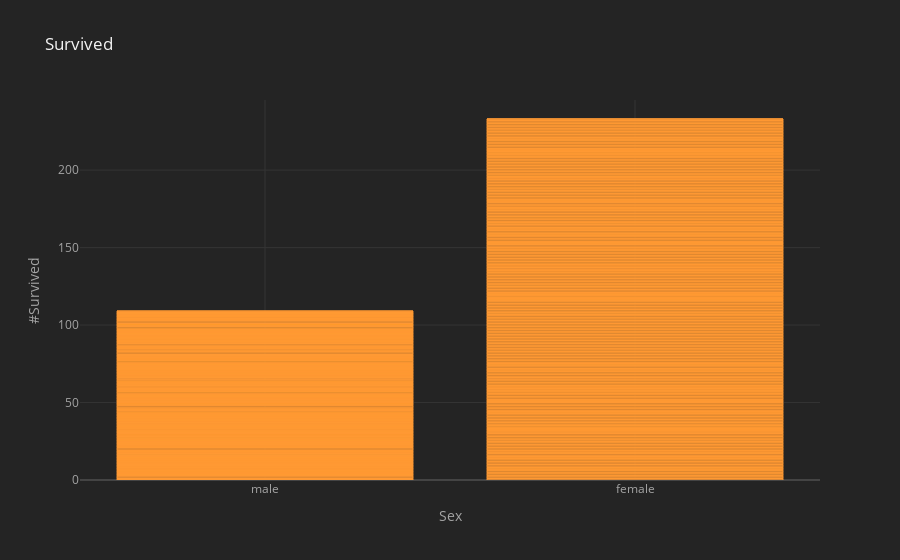

Notebook source saved alongside this figure:
### Code cell
titanic.iplot(kind = 'bar', x = 'sex', y = 'survived', title = 'Survived', xTitle='Sex', yTitle='#Survived')

### Figure 1 — Plotly figure (JSON) as saved in the notebook; plotly's stock layout.template omitted (floating-point values rounded to 4 significant figures; data arrays with more than 128 entries replaced by an {"elided": "..."} marker saying what was removed)
{"data": [{"marker": {"color": "rgba(255, 153, 51, 0.6)", "line": {"color": "rgba(255, 153, 51, 1.0)", "width": 1}}, "name": "survived", "orientation": "v", "text": "", "type": "bar", "x": {"elided": "891 str values"}, "y": {"elided": "891 int values"}}], "layout": {"legend": {"bgcolor": "#242424", "font": {"color": "#F4F4F4"}}, "paper_bgcolor": "#242424", "plot_bgcolor": "#242424", "title": {"font": {"color": "#F4F4F4"}, "text": "Survived"}, "xaxis": {"gridcolor": "#343434", "showgrid": true, "tickfont": {"color": "#A4A4A4"}, "title": {"font": {"color": "#A4A4A4"}, "text": "Sex"}, "zerolinecolor": "#444444"}, "yaxis": {"gridcolor": "#343434", "showgrid": true, "tickfont": {"color": "#A4A4A4"}, "title": {"font": {"color": "#A4A4A4"}, "text": "#Survived"}, "zerolinecolor": "#444444"}}}
